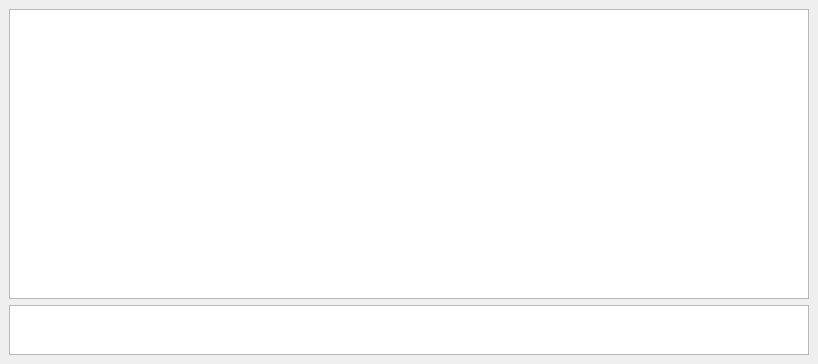
<?xml version="1.0" encoding="UTF-8"?>
<ui version="4.0">
 <class>MainWindow</class>
 <widget class="QMainWindow" name="MainWindow">
  <property name="geometry">
   <rect>
    <x>0</x>
    <y>0</y>
    <width>818</width>
    <height>364</height>
   </rect>
  </property>
  <property name="windowTitle">
   <string>MainWindow</string>
  </property>
  <widget class="QWidget" name="centralwidget">
   <layout class="QVBoxLayout" name="verticalLayout">
    <item>
     <widget class="QTextBrowser" name="chat_text">
      <property name="sizeIncrement">
       <size>
        <width>0</width>
        <height>20</height>
       </size>
      </property>
     </widget>
    </item>
    <item>
     <widget class="QTextEdit" name="message_line">
      <property name="sizePolicy">
       <sizepolicy hsizetype="Expanding" vsizetype="Maximum">
        <horstretch>0</horstretch>
        <verstretch>0</verstretch>
       </sizepolicy>
      </property>
      <property name="maximumSize">
       <size>
        <width>16777215</width>
        <height>50</height>
       </size>
      </property>
     </widget>
    </item>
   </layout>
  </widget>
 </widget>
 <resources/>
 <connections/>
</ui>
